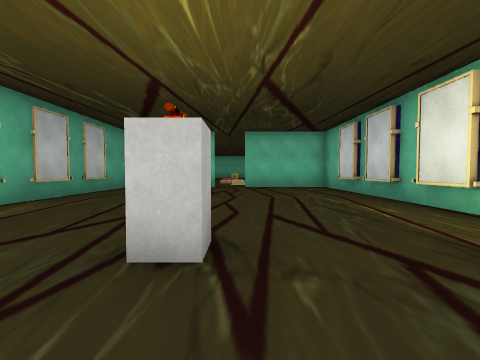
View 1 (above)

16 first-person views from a walk through a Unity game level. The camera is 1.2 m above the floor, tilts 2° down and sees 90° across. Doors are open. The floor is counted in squares, 2 m on a side. Each view is taken from the middle of a square. On the plan, view 1 faces up. The plan holds only what a view shows up to about 9 squares ahead; the rest is blank. The place goes on beyond the plan. The player is left out. Some surface patterns are stand-ins.

View 2
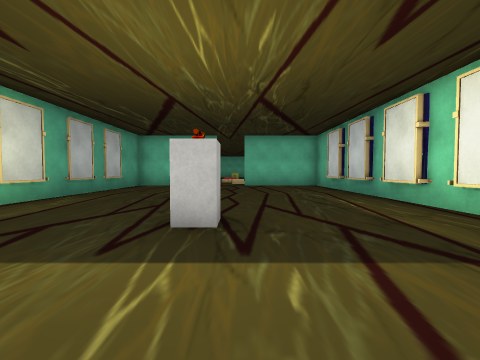

View 3
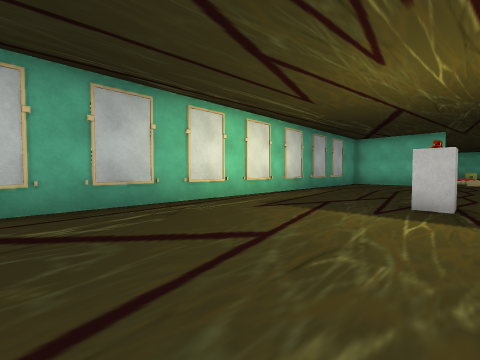

View 4
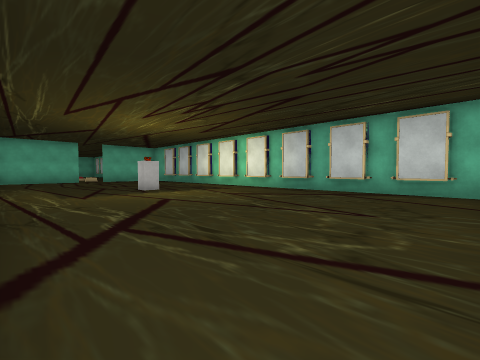

View 5
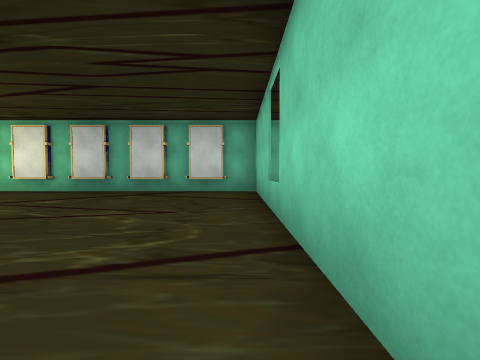

View 6
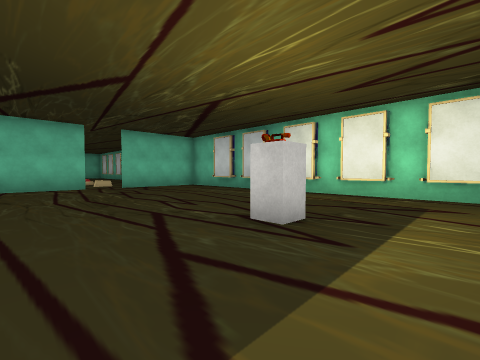

View 7
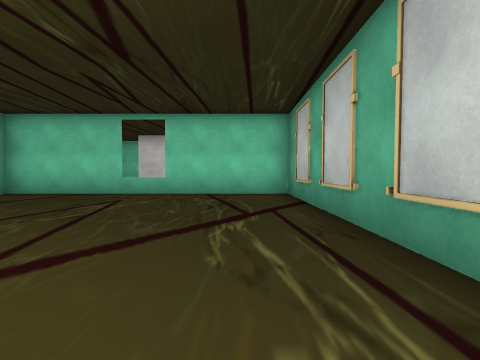

View 8
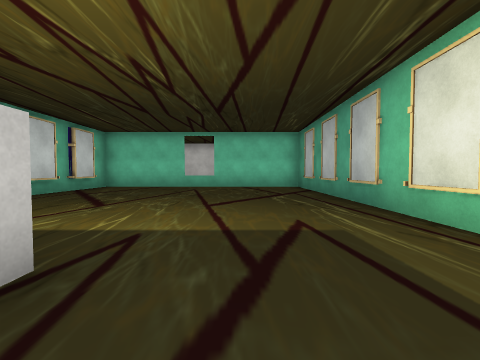

View 9
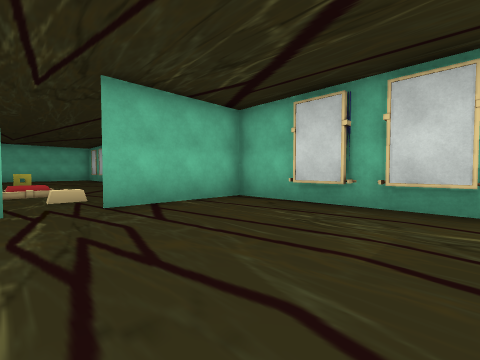

View 10
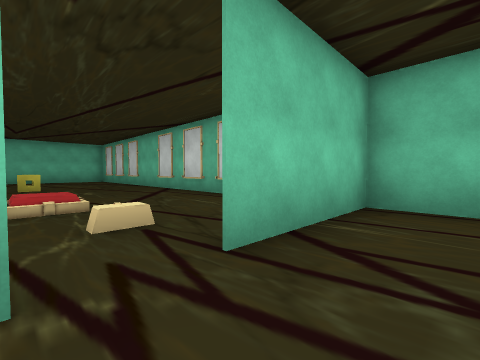

View 11
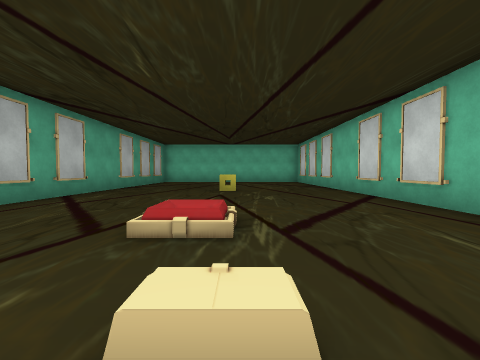

View 12
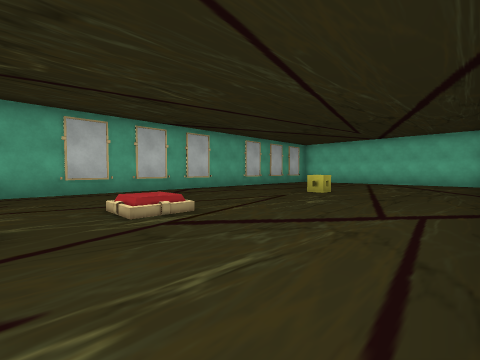

View 13
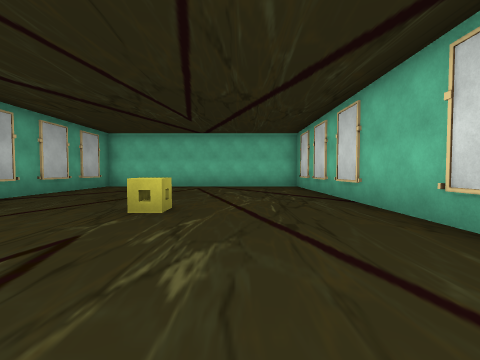

View 14
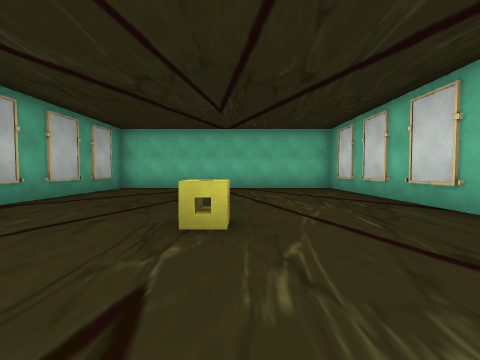

View 15
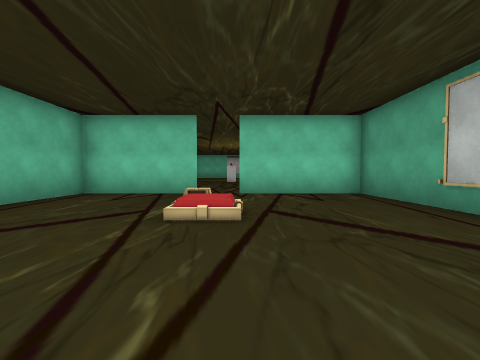

View 16
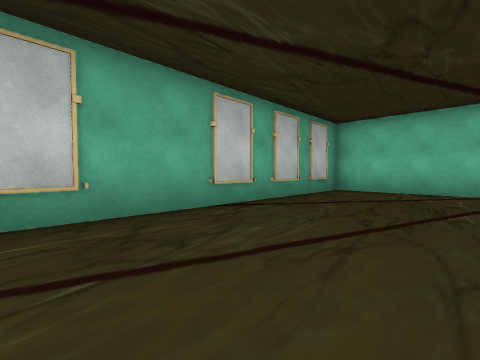

### Floor plan
Ten units are one square. View 1 is at (0, 0); x grows to the right and y downward. Boxes are objects, and circles mark ways between rooms. Rooms are numbered by the first view taken in them; rooms with no view inside come last. Other rooms are left out.
<svg viewBox="-50 -243 90 320">
<path fill="none" stroke="#000" d="M-9 -93 -30 -93M-43 -90 -43 65 34 65M33 72 33 -91M34 -93 1 -93M1 -94 34 -94M33 -91 33 -238 -43 -238 -43 -94 -10 -94"/>
<rect x="-45" y="45" width="10" height="10" fill="#bbb"><title>other object</title></rect>
<rect x="-45" y="15" width="10" height="10" fill="#bbb"><title>other object</title></rect>
<rect x="-45" y="-5" width="10" height="10" fill="#bbb"><title>other object</title></rect>
<rect x="-45" y="-25" width="10" height="10" fill="#bbb"><title>other object</title></rect>
<rect x="-45" y="-65" width="10" height="10" fill="#bbb"><title>other object</title></rect>
<rect x="-45" y="-75" width="10" height="10" fill="#bbb"><title>other object</title></rect>
<rect x="-5" y="-25" width="10" height="10" fill="#bbb"><title>block</title></rect>
<rect x="25" y="55" width="10" height="10" fill="#bbb"><title>other object</title></rect>
<rect x="25" y="-65" width="10" height="10" fill="#bbb"><title>other object</title></rect>
<rect x="25" y="-75" width="10" height="10" fill="#bbb"><title>curtain</title></rect>
<rect x="25" y="-85" width="10" height="10" fill="#bbb"><title>other object</title></rect>
<rect x="-45" y="-135" width="10" height="10" fill="#bbb"><title>other object</title></rect>
<rect x="-45" y="-165" width="10" height="10" fill="#bbb"><title>other object</title></rect>
<rect x="-45" y="-195" width="10" height="10" fill="#bbb"><title>other object</title></rect>
<rect x="-45" y="-215" width="10" height="10" fill="#bbb"><title>other object</title></rect>
<rect x="-45" y="-235" width="10" height="10" fill="#bbb"><title>other object</title></rect>
<rect x="-15" y="-135" width="10" height="10" fill="#bbb"><title>other object</title></rect>
<rect x="-5" y="-185" width="10" height="10" fill="#bbb"><title>key</title></rect>
<rect x="25" y="-165" width="10" height="10" fill="#bbb"><title>other object</title></rect>
<rect x="25" y="-195" width="10" height="10" fill="#bbb"><title>other object</title></rect>
<rect x="25" y="-215" width="10" height="10" fill="#bbb"><title>other object</title></rect>
<rect x="25" y="-225" width="10" height="10" fill="#bbb"><title>other object</title></rect>
<circle cx="-5" cy="-90" r="3" fill="#2a7"/>
<text x="-10" y="-10">1</text>
<text x="-10" y="-170">2</text>
</svg>
Room 1 opens to room 2.

Where each view was taken, in squares from view 1:
view 1: 0 up, 0 right, facing up
view 2: 1 down, 0 right, facing up
view 3: 3 down, 0 right, facing up-left
view 4: 6 down, 4 left, facing up-right
view 5: 6 down, 4 left, facing right
view 6: 0 up, 3 left, facing up-right
view 7: 0 up, 3 left, facing down
view 8: 3 up, 2 left, facing down
view 9: 5 up, 1 left, facing up-right
view 10: 8 up, 1 left, facing up-right
view 11: 10 up, 0 right, facing up
view 12: 11 up, 3 right, facing up-left
view 13: 14 up, 1 right, facing up
view 14: 15 up, 0 right, facing up
view 15: 16 up, 1 left, facing down
view 16: 16 up, 1 left, facing up-left
